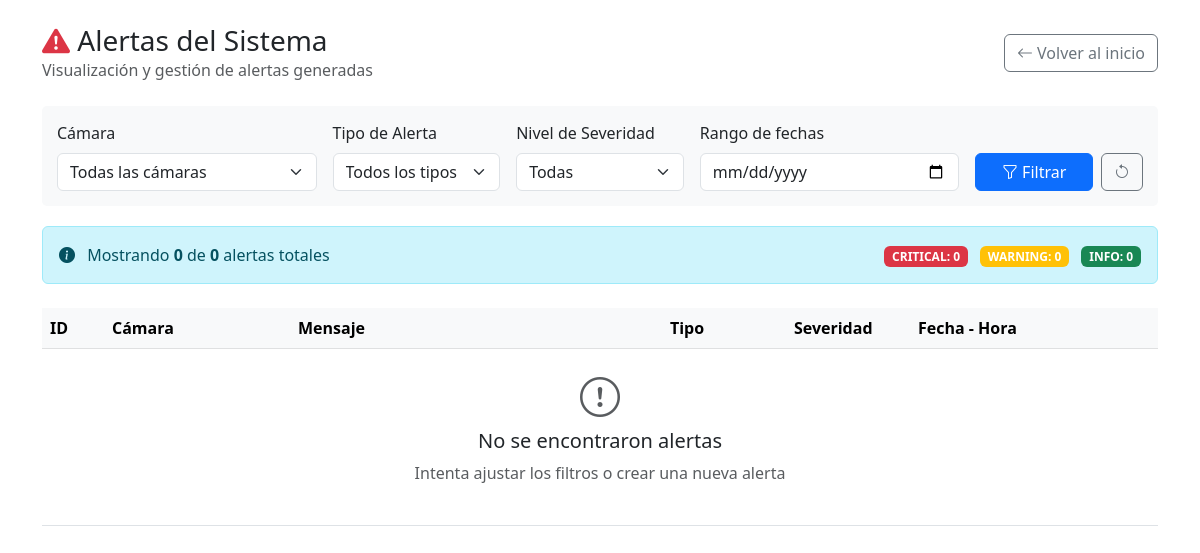
/alertas, run on an earlier commit of the app's database.
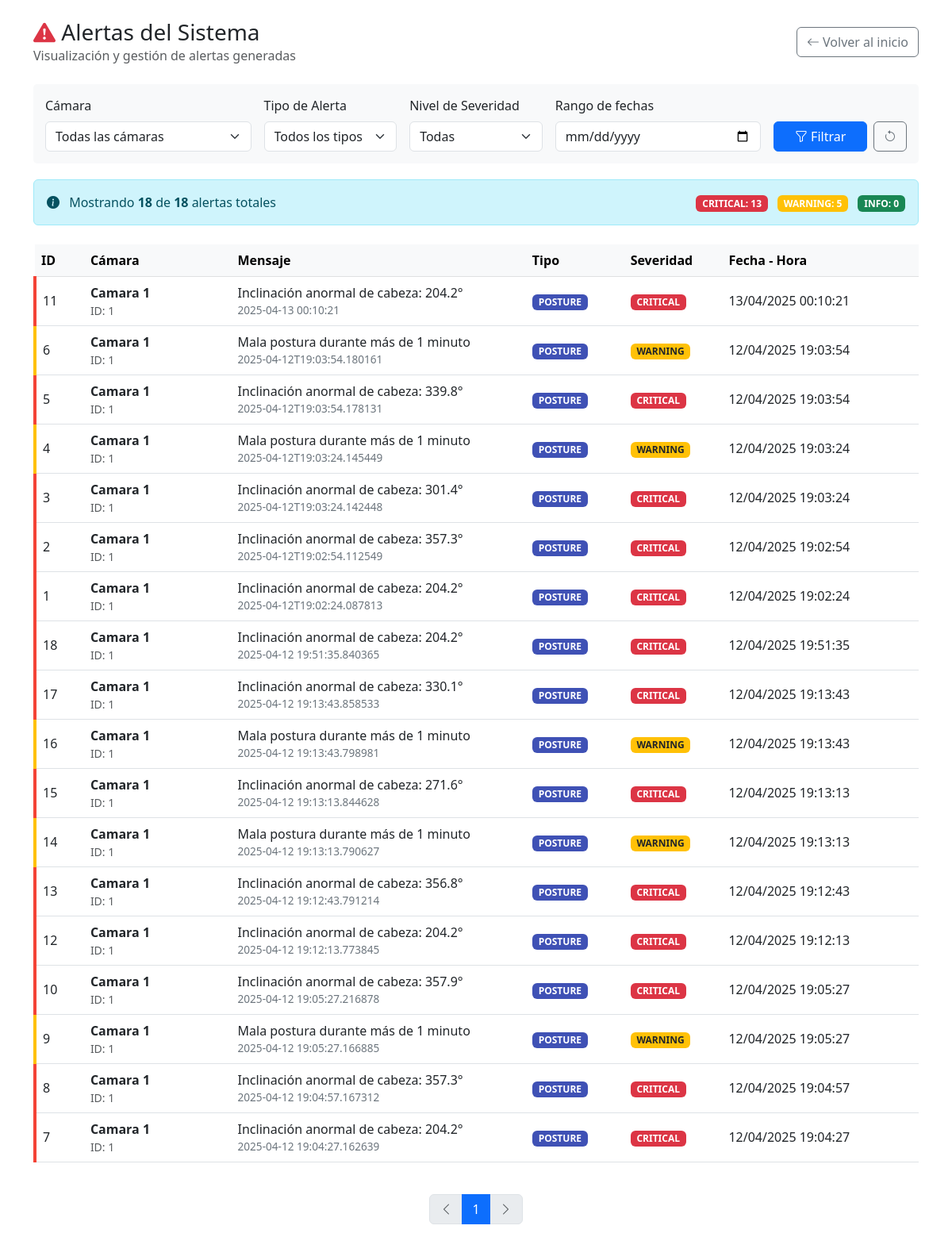
And on a later commit of the database.
### tables this page shows
CREATE TABLE alertas (
                id INTEGER PRIMARY KEY AUTOINCREMENT,
                id_camara INTEGER NOT NULL,
                mensaje TEXT NOT NULL,
                tipo TEXT NOT NULL,  -- 'postura', 'movimiento', 'conexion', etc.
                severidad TEXT NOT NULL,  -- 'info', 'warning', 'danger'
                fecha TIMESTAMP DEFAULT CURRENT_TIMESTAMP,
                FOREIGN KEY (id_camara) REFERENCES camaras(id)
            );

CREATE TABLE camaras (
                id INTEGER PRIMARY KEY AUTOINCREMENT,
                nombre TEXT NOT NULL,
                url TEXT UNIQUE NOT NULL,
                descripcion TEXT,
                angulo_min INTEGER NOT NULL DEFAULT 45,  -- Ángulo mínimo en grados
                angulo_max INTEGER NOT NULL DEFAULT 135, -- Ángulo máximo en grados
                hombros_min REAL NOT NULL DEFAULT 0.5,    -- Distancia mínima entre hombros
                hombros_max REAL NOT NULL DEFAULT 1.5,   -- Distancia máxima entre hombros
                manos_min INTEGER NOT NULL DEFAULT 30,   -- Distancia mínima de manos
                manos_max INTEGER NOT NULL DEFAULT 150,   -- Distancia máxima de manos
                ubicacion TEXT,
                activa BOOLEAN DEFAULT 1,
                fecha_instalacion TIMESTAMP DEFAULT CURRENT_TIMESTAMP,
                FOREIGN KEY (id) REFERENCES notificaciones(id_camara)
            );

### routes/alertas.py (the view, shortened to what this page needs)
    @app.route('/alertas')
    def alertas_index():
        try:
            page = request.args.get('page', 1, type=int)
            per_page = 20
            id_camara = request.args.get('camara', type=int)
            tipo = request.args.get('tipo')
            severidad = request.args.get('severidad')
            fecha = request.args.get('fecha')
            print("fecha",fecha)
            conn = get_db_connection()
            query = '''
                SELECT a.*, c.nombre as nombre_camara, c.ubicacion
                FROM alertas a
                LEFT JOIN camaras c ON a.id_camara = c.id
                WHERE 1=1
            '''
            params = []
            if id_camara:
                query += ' AND a.id_camara = ?'
                params.append(id_camara)
            if tipo:
                query += ' AND a.tipo = ?'
                params.append(tipo)
            if severidad:
                query += ' AND a.severidad = ?'
                params.append(severidad)
            print("fecha",fecha)
            count_query = 'SELECT COUNT(*) FROM (' + query + ')'
            print("count_query",count_query)
            total = conn.execute(count_query, params).fetchone()[0]
            counts_query = '''
                SELECT
                    SUM(CASE WHEN severidad = 'CRITICAL' THEN 1 ELSE 0 END) as critical,
                    SUM(CASE WHEN severidad = 'WARNING' THEN 1 ELSE 0 END) as warning,
                    SUM(CASE WHEN severidad = 'INFO' THEN 1 ELSE 0 END) as info
                FROM alertas
            '''
            counts_result = conn.execute(counts_query).fetchone()
            counts = {
                'CRITICAL': counts_result['critical'],
                'WARNING': counts_result['warning'],
                'INFO': counts_result['info']
            }
            query += ' ORDER BY a.fecha DESC LIMIT ? OFFSET ?'
            params.extend([per_page, (page - 1) * per_page])
            alertas = conn.execute(query, params).fetchall()
            camaras = conn.execute('SELECT id, nombre FROM camaras ORDER BY nombre').fetchall()
            conn.close()
            return render_template('alertas/index.html',
                                alertas=alertas,
                                camaras=camaras,
                                page=page,
                                per_page=per_page,
                                total=total,
                                counts=counts,  # NUEVO: agregamos los conteos
                                filtros={
                                    'camara': id_camara,
                                    'tipo': tipo,
                                    'severidad': severidad
                                })
        except Exception as e:
            app.logger.error(f"Error al listar alertas: {str(e)}")
            flash('Error al cargar la lista de alertas', 'error')
            return redirect(url_for('index'))

### database.py (called while the page is built)
def get_db_connection():
    conn = sqlite3.connect('monitoring.db')
    conn.row_factory = sqlite3.Row
    return conn

### templates/alertas/index.html (shortened to what this page needs)
<!DOCTYPE html>
<html lang="es">
<head>
  <link rel="stylesheet" href="https://cdn.jsdelivr.net/npm/bootstrap@5.3.0/dist/css/bootstrap.min.css">
  <link rel="stylesheet" href="https://cdn.jsdelivr.net/npm/bootstrap-icons@1.10.0/font/bootstrap-icons.css">
</head>
<body>
  <div class="container mt-4">
    <div class="d-flex justify-content-between align-items-center mb-4">
      <div>
        <h1 class="h3 mb-0">
          <i class="bi bi-exclamation-triangle-fill text-danger"></i> Alertas del Sistema
        </h1>
        <p class="text-muted mb-0">Visualización y gestión de alertas generadas</p>
      </div>
      <div>
        <a href="{{ url_for('index') }}" class="btn btn-outline-secondary">
          <i class="bi bi-arrow-left"></i> Volver al inicio
        </a>
      </div>
    </div>
    <div class="filter-section">
      <form method="get" class="row g-3">
        <div class="col-md-3">
          <label for="camara" class="form-label">Cámara</label>
          <select class="form-select" name="camara" id="camara">
            <option value="">Todas las cámaras</option>
          </select>
        </div>
        <div class="col-md-2">
          <label for="tipo" class="form-label">Tipo de Alerta</label>
          <select class="form-select" name="tipo" id="tipo">
            <option value="">Todos los tipos</option>
          </select>
        </div>
        <div class="col-md-2">
          <label for="severidad" class="form-label">Nivel de Severidad</label>
          <select class="form-select" name="severidad" id="severidad">
            <option value="">Todas</option>
          </select>
        </div>
        <div class="col-md-3">
          <label for="fecha" class="form-label">Rango de fechas</label>
          <input type="date" class="form-control" name="fecha" value="{{ filtros.fecha or '' }}">
        </div>
        <div class="col-md-2 d-flex align-items-end gap-2">
          <button type="submit" class="btn btn-primary w-100">
            <i class="bi bi-funnel"></i> Filtrar
          </button>
          <a href="?" class="btn btn-outline-secondary">
            <i class="bi bi-arrow-counterclockwise"></i>
          </a>
        </div>
      </form>
    </div>
    <div class="alert alert-info d-flex justify-content-between align-items-center mb-4">
      <div>
        <i class="bi bi-info-circle-fill me-2"></i>
        Mostrando <strong>{{ alertas|length }}</strong> de <strong>{{ total }}</strong> alertas totales
      </div>
      <div>
        <span class="badge bg-danger me-2">CRITICAL: {{ counts.CRITICAL or 0 }}</span>
        <span class="badge bg-warning me-2">WARNING: {{ counts.WARNING or 0 }}</span>
        <span class="badge bg-success">INFO: {{ counts.INFO or 0 }}</span>
      </div>
    </div>
    <div class="table-responsive">
      <table class="table table-hover align-middle">
        <thead class="table-light">
          <tr>
            <th style="width: 5%">ID</th>
            <th style="width: 15%">Cámara</th>
            <th style="width: 30%">Mensaje</th>
            <th style="width: 10%">Tipo</th>
            <th style="width: 10%">Severidad</th>
            <th style="width: 20%">Fecha - Hora</th>
          </tr>
        </thead>
        <tbody>
          {% for alerta in alertas %}
            <tr class="clickable-row severity-{{ alerta.severidad }}" onclick="window.location='#'">
              <td>{{ alerta.id }}</td>
              <td>
                <strong>{{ alerta.nombre_camara }}</strong>
                <div class="text-muted small">ID: {{ alerta.id_camara }}</div>
              </td>
              <td>
                {{ alerta.mensaje }}
                <div class="time-ago">{{ alerta.fecha }}</div>
              </td>
              <td>
                <span class="badge badge-{{ alerta.tipo }} text-white">{{ alerta.tipo }}</span>
              </td>
              <td>
                {% if alerta.severidad == 'CRITICAL' %}
                  <span class="badge bg-danger">{{ alerta.severidad }}</span>
                {% elif alerta.severidad == 'WARNING' %}
                  <span class="badge bg-warning text-dark">{{ alerta.severidad }}</span>
                {% else %}
                  <span class="badge bg-success">{{ alerta.severidad }}</span>
                {% endif %}
              </td>
              <td>{{ alerta.fecha[:10].split('-')[2] }}/{{ alerta.fecha[:10].split('-')[1] }}/{{ alerta.fecha[:10].split('-')[0] }} {{ alerta.fecha[11:19] }}</td>
            </tr>
          {% else %}
            <tr>
              <td colspan="7" class="text-center py-4">
                <i class="bi bi-exclamation-circle display-6 text-muted"></i>
                <h5 class="mt-2">No se encontraron alertas</h5>
                <p class="text-muted">Intenta ajustar los filtros o crear una nueva alerta</p>
              </td>
            </tr>
          {% endfor %}
        </tbody>
      </table>
    </div>
    {% if alertas %}
      <nav aria-label="Paginación de alertas">
        <ul class="pagination justify-content-center mt-4">
          <li class="page-item {% if page == 1 %}disabled{% endif %}">
            <a class="page-link" href="?page={{ page-1 }}{% for key, value in filtros.items() %}{% if value %}&{{ key }}={{ value }}{% endif %}{% endfor %}">
              <i class="bi bi-chevron-left"></i>
            </a>
          </li>
          {% for p in range(1, (total // per_page) + 2) %}
            {% if p >= page-2 and p <= page+2 %}
              <li class="page-item {% if p == page %}active{% endif %}">
                <a class="page-link" href="?page={{ p }}{% for key, value in filtros.items() %}{% if value %}&{{ key }}={{ value }}{% endif %}{% endfor %}">{{ p }}</a>
              </li>
            {% endif %}
          {% endfor %}
          <li class="page-item {% if page == (total // per_page) + 1 %}disabled{% endif %}">
            <a class="page-link" href="?page={{ page+1 }}{% for key, value in filtros.items() %}{% if value %}&{{ key }}={{ value }}{% endif %}{% endfor %}">
              <i class="bi bi-chevron-right"></i>
            </a>
          </li>
        </ul>
      </nav>
    {% endif %}
  </div>
</body>
</html>

### templates/alertas/index.html (style rules this page uses)
.severity-CRITICAL { background-color: #ffebee; border-left: 4px solid #f44336; }
.severity-WARNING { background-color: #fff8e1; border-left: 4px solid #ffc107; }
.badge-POSTURE { background-color: #3f51b5; }
.table-responsive { overflow-x: auto; }
.clickable-row { cursor: pointer; }
.time-ago { font-size: 0.85rem; color: #6c757d; }
.filter-section { background-color: #f8f9fa; border-radius: 5px; padding: 15px; margin-bottom: 20px; }

What changed in the data, as far as the page shows it:
added alertas: id "11", nombre_camara "Camara 1", id_camara "1", mensaje "Inclinación anormal de cabeza: 204.2°", fecha "2025-04-13 00:10:21", tipo "POSTURE", severidad "CRITICAL", fecha "13", fecha "04", fecha "2025", fecha "00:10:21"
added alertas: id "6", nombre_camara "Camara 1", id_camara "1", mensaje "Mala postura durante más de 1 minuto", fecha "2025-04-12T19:03:54.180161", tipo "POSTURE", severidad "WARNING", fecha "12", fecha "04", fecha "2025", fecha "19:03:54"
added alertas: id "5", nombre_camara "Camara 1", id_camara "1", mensaje "Inclinación anormal de cabeza: 339.8°", fecha "2025-04-12T19:03:54.178131", tipo "POSTURE", severidad "CRITICAL", fecha "12", fecha "04", fecha "2025", fecha "19:03:54"
added alertas: id "4", nombre_camara "Camara 1", id_camara "1", mensaje "Mala postura durante más de 1 minuto", fecha "2025-04-12T19:03:24.145449", tipo "POSTURE", severidad "WARNING", fecha "12", fecha "04", fecha "2025", fecha "19:03:24"
added alertas: id "3", nombre_camara "Camara 1", id_camara "1", mensaje "Inclinación anormal de cabeza: 301.4°", fecha "2025-04-12T19:03:24.142448", tipo "POSTURE", severidad "CRITICAL", fecha "12", fecha "04", fecha "2025", fecha "19:03:24"
added alertas: id "2", nombre_camara "Camara 1", id_camara "1", mensaje "Inclinación anormal de cabeza: 357.3°", fecha "2025-04-12T19:02:54.112549", tipo "POSTURE", severidad "CRITICAL", fecha "12", fecha "04", fecha "2025", fecha "19:02:54"
added alertas: id "1", nombre_camara "Camara 1", id_camara "1", mensaje "Inclinación anormal de cabeza: 204.2°", fecha "2025-04-12T19:02:24.087813", tipo "POSTURE", severidad "CRITICAL", fecha "12", fecha "04", fecha "2025", fecha "19:02:24"
added alertas: id "18", nombre_camara "Camara 1", id_camara "1", mensaje "Inclinación anormal de cabeza: 204.2°", fecha "2025-04-12 19:51:35.840365", tipo "POSTURE", severidad "CRITICAL", fecha "12", fecha "04", fecha "2025", fecha "19:51:35"
added alertas: id "17", nombre_camara "Camara 1", id_camara "1", mensaje "Inclinación anormal de cabeza: 330.1°", fecha "2025-04-12 19:13:43.858533", tipo "POSTURE", severidad "CRITICAL", fecha "12", fecha "04", fecha "2025", fecha "19:13:43"
added alertas: id "16", nombre_camara "Camara 1", id_camara "1", mensaje "Mala postura durante más de 1 minuto", fecha "2025-04-12 19:13:43.798981", tipo "POSTURE", severidad "WARNING", fecha "12", fecha "04", fecha "2025", fecha "19:13:43"
added alertas: id "15", nombre_camara "Camara 1", id_camara "1", mensaje "Inclinación anormal de cabeza: 271.6°", fecha "2025-04-12 19:13:13.844628", tipo "POSTURE", severidad "CRITICAL", fecha "12", fecha "04", fecha "2025", fecha "19:13:13"
added alertas: id "14", nombre_camara "Camara 1", id_camara "1", mensaje "Mala postura durante más de 1 minuto", fecha "2025-04-12 19:13:13.790627", tipo "POSTURE", severidad "WARNING", fecha "12", fecha "04", fecha "2025", fecha "19:13:13"
added alertas: id "13", nombre_camara "Camara 1", id_camara "1", mensaje "Inclinación anormal de cabeza: 356.8°", fecha "2025-04-12 19:12:43.791214", tipo "POSTURE", severidad "CRITICAL", fecha "12", fecha "04", fecha "2025", fecha "19:12:43"
added alertas: id "12", nombre_camara "Camara 1", id_camara "1", mensaje "Inclinación anormal de cabeza: 204.2°", fecha "2025-04-12 19:12:13.773845", tipo "POSTURE", severidad "CRITICAL", fecha "12", fecha "04", fecha "2025", fecha "19:12:13"
added alertas: id "10", nombre_camara "Camara 1", id_camara "1", mensaje "Inclinación anormal de cabeza: 357.9°", fecha "2025-04-12 19:05:27.216878", tipo "POSTURE", severidad "CRITICAL", fecha "12", fecha "04", fecha "2025", fecha "19:05:27"
added alertas: id "9", nombre_camara "Camara 1", id_camara "1", mensaje "Mala postura durante más de 1 minuto", fecha "2025-04-12 19:05:27.166885", tipo "POSTURE", severidad "WARNING", fecha "12", fecha "04", fecha "2025", fecha "19:05:27"
added alertas: id "8", nombre_camara "Camara 1", id_camara "1", mensaje "Inclinación anormal de cabeza: 357.3°", fecha "2025-04-12 19:04:57.167312", tipo "POSTURE", severidad "CRITICAL", fecha "12", fecha "04", fecha "2025", fecha "19:04:57"
added alertas: id "7", nombre_camara "Camara 1", id_camara "1", mensaje "Inclinación anormal de cabeza: 204.2°", fecha "2025-04-12 19:04:27.162639", tipo "POSTURE", severidad "CRITICAL", fecha "12", fecha "04", fecha "2025", fecha "19:04:27"
Also different on the page:
{{ alertas|length }}: "0" → "18"
{{ total }}: "0" → "18"
{{ counts.CRITICAL or 0 }}: "0" → "13"
{{ counts.WARNING or 0 }}: "0" → "5"
new list line: "1"
text no longer shown: "No se encontraron alertas Intenta ajustar los filtros o crear una nueva alerta"
